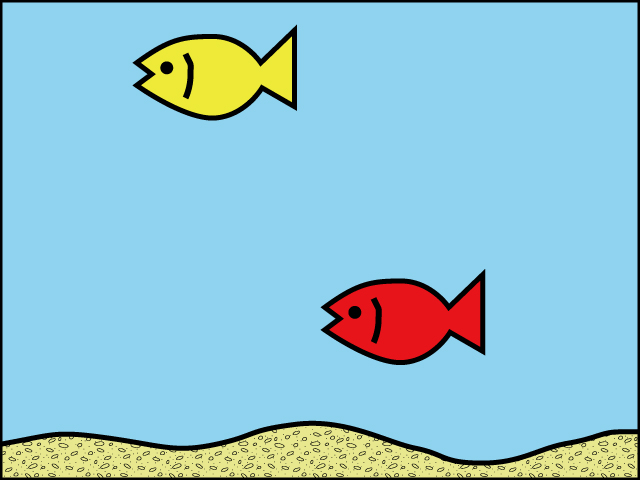
//> input picture week15/img/issue4.jpg, 640 x 480 px
$ ./issue4_k23075   (built with g++ and OpenCV 4)
//> lines starting //> are read from the running program, lines starting //| are printed output that depends on the picture; after the words box and inside, x2 and y2 are one past the last pixel; in counts of white or black regions, pixels touching at a corner belong together
#include <iostream>
#include <opencv2/opencv.hpp>

#define TARGET_IMG_FILE "./img/issue4.jpg"
#define TEMPLATE_IMG_FILE "./img/red_fish.jpg"
#define OUTPUT_IMG_FILE "issue4_k23075_result.jpg"

#define RED cv::Vec3b(179, 233, 231)
#define YELLOW cv::Vec3b(29, 195, 238)

/**
 * 大体同じ色かどうかを判定する
 * @param target 比較対象
 * @param compare 比較する色
 * @param th 許容誤差
 */
bool is_same_color(cv::Vec3b target, cv::Vec3b compare, int th) {
  for (int i = 0; i < 3; i++) {
    if (abs(target[i] - compare[i]) > th) return false;
  }
  return true;
}

/**
 * 色相を変換する
 * @param rgb_img 変換する画像
 * @param target_hsv 変換前の色相
 * @param replace_hsv 変換後の色相
 * @return cv::Mat 変換後の画像
 */
cv::Mat change_hsv_color(cv::Mat rgb_img, cv::Vec3b target_hsv,
                         cv::Vec3b replace_hsv) {
  cv::Mat hsv_img;
  // RGB から HSV に変換
  cv::cvtColor(rgb_img.clone(), hsv_img, cv::COLOR_BGR2HSV);

  // 色相の変換
  for (int y = 0; y < hsv_img.rows; y++) {
    for (int x = 0; x < hsv_img.cols; x++) {
      cv::Vec3b hsv = hsv_img.at<cv::Vec3b>(y, x);

      if (is_same_color(hsv, target_hsv, 5)) {
        hsv_img.at<cv::Vec3b>(y, x) = replace_hsv;
      }
    }
  }

  // HSV から RGB に変換
  cv::Mat result_img;
  cv::cvtColor(hsv_img, result_img, cv::COLOR_HSV2BGR);

  return result_img;
}

/**
 * 長方形を描画する
 *
 * @param src_img 入力画像
 * @param template_img テンプレート画像
 * @param th 類似度の閾値
 */
void draw_rect(cv::Mat img, cv::Mat template_img, float th) {
  cv::Mat tmp_img = img.clone();
  cv::Mat compare_img = cv::Mat(cv::Size(img.rows - template_img.rows + 1,
                                         img.cols - template_img.cols + 1),
                                CV_32F, 1);

  while (1) {
    // 類似度マップ作成
    cv::matchTemplate(tmp_img, template_img, compare_img, cv::TM_SQDIFF_NORMED);
    // 最小値とその場所を求める
    double min_val, max_val;
    cv::Point min_loc, max_loc;
    cv::minMaxLoc(compare_img, &min_val, &max_val, &min_loc, &max_loc);

    if (min_val > th) break;

    // 長方形で囲む
    cv::rectangle(
        img, min_loc,
        cv::Point(min_loc.x + template_img.cols, min_loc.y + template_img.rows),
        CV_RGB(255, 0, 0), 2);

    // 一時画像からその領域を削除（塗りつぶす）
    cv::rectangle(
        tmp_img, min_loc,
        cv::Point(min_loc.x + template_img.cols, min_loc.y + template_img.rows),
        CV_RGB(0, 0, 0), -1);
  };
}

int main(int argc, const char* argv[]) {
  // 入力画像を読み込む
  cv::Mat src_img = cv::imread(TARGET_IMG_FILE, cv::IMREAD_COLOR);
//> src_img is the input picture: 480 rows x 640 cols, CV_8UC3; mean B, G, R 210.9, 196.8, 146.4
  cv::Mat template_img = cv::imread(TEMPLATE_IMG_FILE, cv::IMREAD_COLOR);
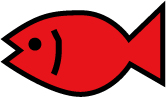
//> input picture week15/img/red_fish.jpg, 166 x 97 px
//> template_img is the input picture: 97 rows x 166 cols, CV_8UC3; mean B, G, R 100.2, 97.3, 198.4

  if (src_img.empty() || template_img.empty()) {
    printf("can not read image file\n");
    return (-1);
  }

  // 赤色
  draw_rect(src_img, template_img, 0.2);
//> the loop in draw_rect, `while (1)` made 2 passes
//> (min_val, max_val, min_loc, max_loc) on passes 1 to 2: (0.0655, 0.822, Point(320, 268), Point(290, 332)), (0.293, 1, Point(132, 24), Point(320, 220))
//> pass 1, in draw_rect, `cv::matchTemplate(tmp_img, template_img, compare_img, cv::TM_SQDIFF_NO..`:
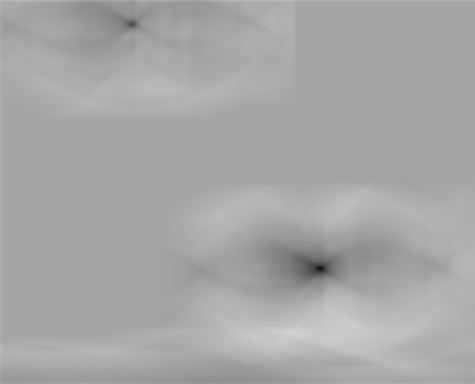
//> compare_img: 384 rows x 475 cols, CV_32FC1; min 0.0655, max 0.822, mean 0.655
//> after the loop in draw_rect, `while (1)`:
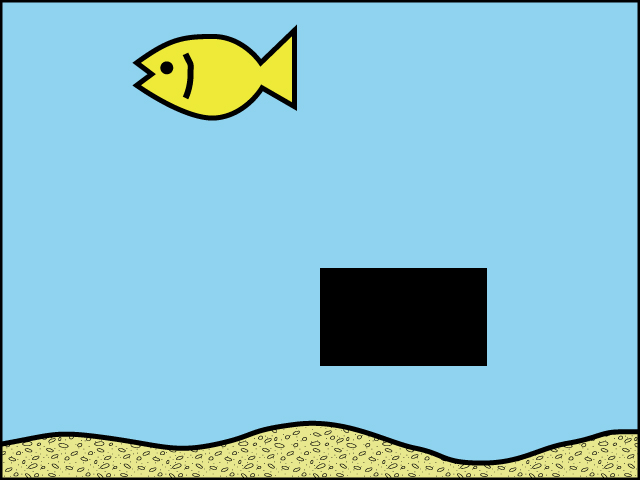
//> tmp_img: 480 rows x 640 cols, CV_8UC3; 5.04% of pixels changed, all inside (x1, y1, x2, y2) = (320, 268, 487, 366)
//> after the loop in draw_rect, `while (1)`:
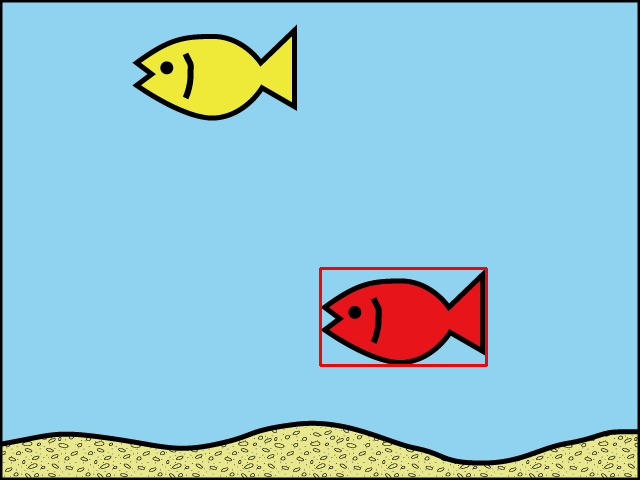
//> img: 480 rows x 640 cols, CV_8UC3; 0.51% of pixels changed, all inside (x1, y1, x2, y2) = (319, 267, 488, 367)

  // 黄色
  cv::Mat yellow_template_img = change_hsv_color(template_img, RED, YELLOW);
//> in change_hsv_color, `cv::cvtColor(rgb_img.clone(), hsv_img, cv::COLOR_BGR2HSV);`: hsv_img: 97 rows x 166 cols, CV_8UC3; mean H, S, V 91.7, 132.9, 198.5
//> after the loop in change_hsv_color, `for (int y = 0; y < hsv_img.rows; y++)`: hsv_img: 97 rows x 166 cols, CV_8UC3; mean H, S, V 24.2, 115.7, 201.6
  draw_rect(src_img, yellow_template_img, 0.1);
//> call 2 of draw_rect, with th = 0.1
//> the loop in draw_rect (call 2), `while (1)` made 2 passes
//> (min_val, max_val, min_loc, max_loc) on passes 1 to 2: (0.0611, 0.727, Point(132, 24), Point(328, 281)), (0.352, 1, Point(320, 268), Point(84, 0))
//> pass 2, in draw_rect (call 2), `cv::matchTemplate(tmp_img, template_img, compare_img, cv::TM_SQDIFF_NO..`:
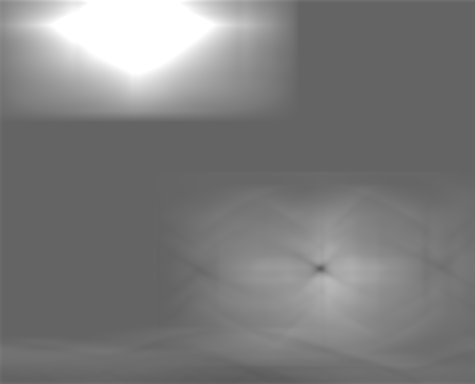
//> compare_img: 384 rows x 475 cols, CV_32FC1; min 0.352, max 1, mean 0.49
//> after the loop in draw_rect (call 2), `while (1)`:
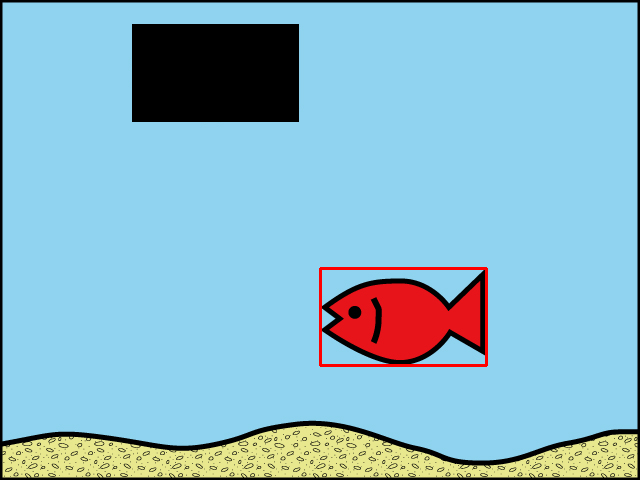
//> tmp_img: 480 rows x 640 cols, CV_8UC3; 5% of pixels changed, all inside (x1, y1, x2, y2) = (132, 24, 299, 122)
//> after the loop in draw_rect (call 2), `while (1)`:
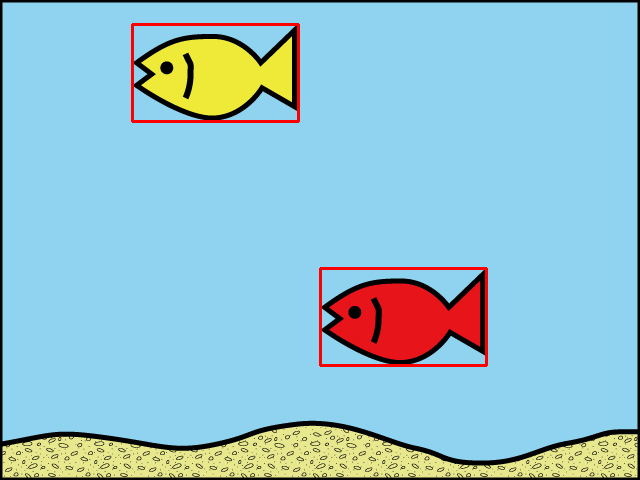
//> img: 480 rows x 640 cols, CV_8UC3; 0.51% of pixels changed, all inside (x1, y1, x2, y2) = (131, 23, 300, 123)

  // 描画
  cv::imshow("result", src_img);
  cv::imwrite(OUTPUT_IMG_FILE, src_img);
  cv::waitKey(0);

  return 0;
}
